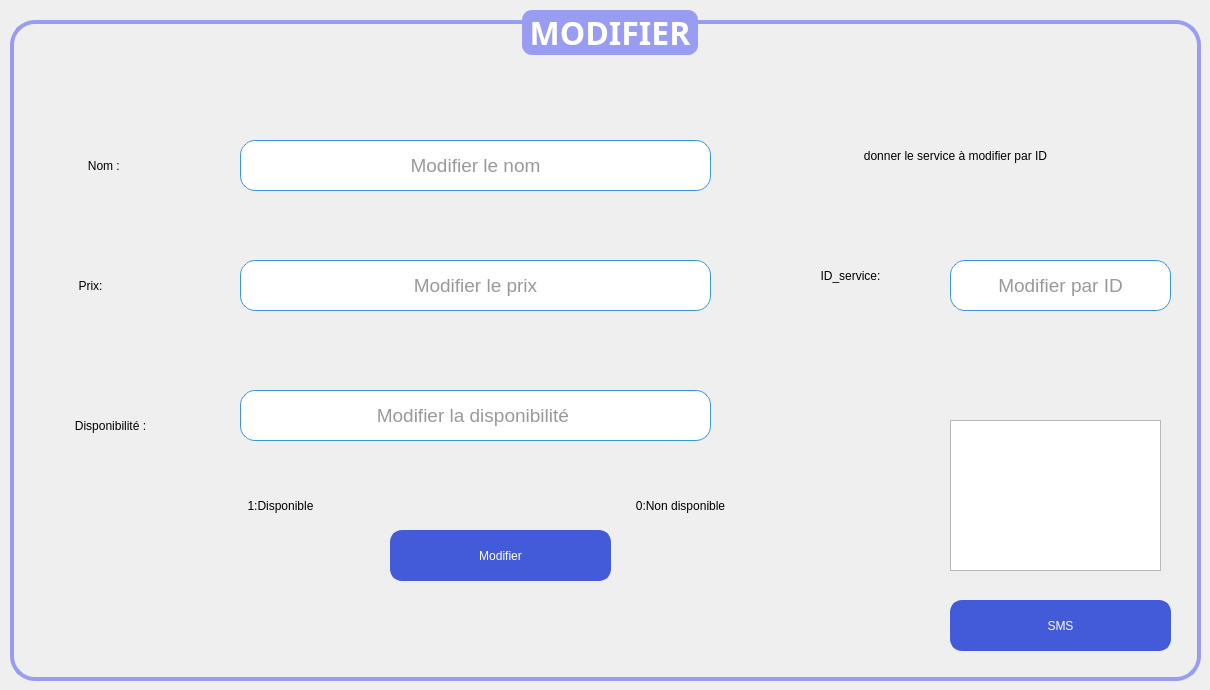
    <widget class="QWidget" name="Modifier">
     <attribute name="title">
      <string>modifier+SMS </string>
     </attribute>
     <widget class="QGroupBox" name="groupBox_3">
      <property name="geometry">
       <rect>
        <x>10</x>
        <y>10</y>
        <width>1191</width>
        <height>671</height>
       </rect>
      </property>
      <property name="font">
       <font>
        <family>Trebuchet MS</family>
        <pointsize>24</pointsize>
        <bold>true</bold>
       </font>
      </property>
      <property name="styleSheet">
       <string notr="true">/* Style de base pour la QGroupBox */
QGroupBox {
    border: 4px solid #999DF2; /* Bordure de la même couleur que le fond du titre */
    border-radius: 25px; /* Coins arrondis */
    margin-top: 10px; /* Marge en haut */
}

/* Style du titre de la QGroupBox */
QGroupBox::title {
    subcontrol-origin: margin;
    subcontrol-position: top center;
    padding: 0 3px;
    background-color: #999DF2; /* Fond remplacé par #999DF2 */
    color: #ffffff; /* Texte blanc pour le titre */
    border-radius: 10px; /* Coins arrondis du titre */
}

/* Style des QLabel à l'intérieur de la QGroupBox */
QLabel {
    color: #000000; /* Couleur du texte */
}

/* Style des QRadioButton à l'intérieur de la QGroupBox */
QRadioButton {
    color: #333333; /* Couleur du texte */
}

/* Style des QComboBox à l'intérieur de la QGroupBox */
QComboBox {
    background-color: #ffffff; /* Fond blanc */
    color: #333333; /* Couleur du texte */
    border: 1px solid #3498db; /* Bordure bleue */
    border-radius: 3px; /* Coins arrondis */
    padding: 2px; /* Espacement interne */
}

/* Style des QLineEdit à l'intérieur de la QGroupBox */
QLineEdit {
    background-color: #ffffff; /* Fond blanc */
    color: #333333; /* Couleur du texte */
    border: 1px solid #3498db; /* Bordure bleue */
    border-radius: 3px; /* Coins arrondis */
    padding: 2px; /* Espacement interne */
}

/* Style des QSpinBox à l'intérieur de la QGroupBox */
QSpinBox {
    background-color: #ffffff; /* Fond blanc */
    color: #333333; /* Couleur du texte */
    border: 1px solid #3498db; /* Bordure bleue */
    border-radius: 3px; /* Coins arrondis */
    padding: 2px; /* Espacement interne */
}

/* Style général pour les widgets lorsqu'ils sont désactivés */
QWidget:disabled {
    background-color: #f0f0f0; /* Fond gris clair pour les widgets désactivés */
    color: #a0a0a0; /* Couleur du texte grise pour les widgets désactivés */
}</string>
      </property>
      <property name="title">
       <string>MODIFIER</string>
      </property>
      <property name="alignment">
       <set>Qt::AlignmentFlag::AlignCenter</set>
      </property>
      <widget class="QLabel" name="label_8">
       <property name="geometry">
        <rect>
         <x>30</x>
         <y>140</y>
         <width>131</width>
         <height>31</height>
        </rect>
       </property>
       <property name="styleSheet">
        <string notr="true">font: italic 14pt &quot;Times New Roman&quot;;
border-radius :15px</string>
       </property>
       <property name="text">
        <string>Nom : </string>
       </property>
       <property name="alignment">
        <set>Qt::AlignmentFlag::AlignCenter</set>
       </property>
      </widget>
      <widget class="QLabel" name="label_9">
       <property name="geometry">
        <rect>
         <x>-10</x>
         <y>260</y>
         <width>181</width>
         <height>31</height>
        </rect>
       </property>
       <property name="styleSheet">
        <string notr="true">font: italic 14pt &quot;Times New Roman&quot;;
border-radius :15px</string>
       </property>
       <property name="text">
        <string>Prix:</string>
       </property>
       <property name="alignment">
        <set>Qt::AlignmentFlag::AlignCenter</set>
       </property>
      </widget>
      <widget class="QLabel" name="label_10">
       <property name="geometry">
        <rect>
         <x>30</x>
         <y>400</y>
         <width>141</width>
         <height>31</height>
        </rect>
       </property>
       <property name="styleSheet">
        <string notr="true">font: italic 14pt &quot;Times New Roman&quot;;
border-radius :15px</string>
       </property>
       <property name="text">
        <string>Disponibilité :</string>
       </property>
       <property name="alignment">
        <set>Qt::AlignmentFlag::AlignCenter</set>
       </property>
      </widget>
      <widget class="QLineEdit" name="l6">
       <property name="geometry">
        <rect>
         <x>230</x>
         <y>130</y>
         <width>471</width>
         <height>51</height>
        </rect>
       </property>
       <property name="font">
        <font>
         <pointsize>14</pointsize>
        </font>
       </property>
       <property name="styleSheet">
        <string notr="true">border-radius :15px</string>
       </property>
       <property name="alignment">
        <set>Qt::AlignmentFlag::AlignCenter</set>
       </property>
       <property name="placeholderText">
        <string>Modifier le nom</string>
       </property>
      </widget>
      <widget class="QLineEdit" name="l8">
       <property name="geometry">
        <rect>
         <x>230</x>
         <y>380</y>
         <width>471</width>
         <height>51</height>
        </rect>
       </property>
       <property name="font">
        <font>
         <pointsize>14</pointsize>
        </font>
       </property>
       <property name="styleSheet">
        <string notr="true">border-radius :15px</string>
       </property>
       <property name="alignment">
        <set>Qt::AlignmentFlag::AlignCenter</set>
       </property>
       <property name="placeholderText">
        <string>Modifier la disponibilité </string>
       </property>
      </widget>
      <widget class="QPushButton" name="modifierButton">
       <property name="geometry">
        <rect>
         <x>380</x>
         <y>520</y>
         <width>221</width>
         <height>51</height>
        </rect>
       </property>
       <property name="styleSheet">
        <string notr="true">/* Style de base pour le QPushButton */
QPushButton {
    background-color: #435AD9;  /* Bleu vif pour un look frais et moderne */
    color: #ffffff;              /* Texte blanc */
    border: 3px solid #435AD9;  /* Bordure de la même couleur que le fond */
    border-radius: 12px;        /* Coins arrondis */
    padding: 8px 12px;          /* Espacement interne */
    font: 75 18pt &quot;Times New Roman&quot;; /* Police en gras */
}

/* Style du QPushButton lorsqu'il est survolé */
QPushButton:hover {
    background-color: #5f7cd8;   /* Bleu plus clair au survol */
    border: 3px solid #5f7cd8;   /* Bordure de la même couleur que le fond survolé */
}

/* Style du QPushButton lorsqu'il est pressé (clic) */
QPushButton:pressed {
    background-color: #3b4fbf;   /* Bleu foncé au clic */
    border: 3px solid #3b4fbf;   /* Bordure de la même couleur que le fond pressé */
}

/* Style du QPushButton lorsqu'il est en focus (tabulation) */
QPushButton:focus {
    outline: none;               /* Supprimer le contour par défaut */
    border: 2px solid #2e8a56;  /* Bordure plus foncée lorsqu'en focus */
}

/* Style du QPushButton lorsqu'il est désactivé */
QPushButton:disabled {
    background-color: #b0b0b0;   /* Fond gris clair pour les boutons désactivés */
    color: #707070;              /* Couleur du texte grise pour les boutons désactivés */
    border: 2px solid #b0b0b0;   /* Bordure grise pour les boutons désactivés */
}

/* Style général pour les widgets lorsqu'ils sont désactivés */
QWidget:disabled {
    background-color: #f0f0f0;   /* Fond gris clair pour les widgets désactivés */
    color: #a0a0a0;              /* Couleur du texte grise pour les widgets désactivés */
}
</string>
       </property>
       <property name="text">
        <string>Modifier</string>
       </property>
      </widget>
      <widget class="QLineEdit" name="lineedit_id_modif">
       <property name="geometry">
        <rect>
         <x>940</x>
         <y>250</y>
         <width>221</width>
         <height>51</height>
        </rect>
       </property>
       <property name="font">
        <font>
         <pointsize>14</pointsize>
        </font>
       </property>
       <property name="styleSheet">
        <string notr="true">border-radius :15px</string>
       </property>
       <property name="alignment">
        <set>Qt::AlignmentFlag::AlignCenter</set>
       </property>
       <property name="placeholderText">
        <string>Modifier par ID</string>
       </property>
      </widget>
      <widget class="QLabel" name="label_15">
       <property name="geometry">
        <rect>
         <x>770</x>
         <y>250</y>
         <width>141</width>
         <height>31</height>
        </rect>
       </property>
       <property name="styleSheet">
        <string notr="true">font: italic 14pt &quot;Times New Roman&quot;;
border-radius :15px</string>
       </property>
       <property name="text">
        <string>ID_service:</string>
       </property>
       <property name="alignment">
        <set>Qt::AlignmentFlag::AlignCenter</set>
       </property>
      </widget>
      <widget class="QLabel" name="label_16">
       <property name="geometry">
        <rect>
         <x>760</x>
         <y>130</y>
         <width>371</width>
         <height>31</height>
        </rect>
       </property>
       <property name="styleSheet">
        <string notr="true">font: italic 14pt &quot;Times New Roman&quot;;
border-radius :15px</string>
       </property>
       <property name="text">
        <string>donner le service à modifier par ID</string>
       </property>
       <property name="alignment">
        <set>Qt::AlignmentFlag::AlignCenter</set>
       </property>
      </widget>
      <widget class="QLineEdit" name="l7">
       <property name="geometry">
        <rect>
         <x>230</x>
         <y>250</y>
         <width>471</width>
         <height>51</height>
        </rect>
       </property>
       <property name="font">
        <font>
         <pointsize>14</pointsize>
        </font>
       </property>
       <property name="styleSheet">
        <string notr="true">border-radius :15px</string>
       </property>
       <property name="alignment">
        <set>Qt::AlignmentFlag::AlignCenter</set>
       </property>
       <property name="placeholderText">
        <string>Modifier le prix</string>
       </property>
      </widget>
      <widget class="QLabel" name="label_46">
       <property name="geometry">
        <rect>
         <x>170</x>
         <y>480</y>
         <width>201</width>
         <height>31</height>
        </rect>
       </property>
       <property name="styleSheet">
        <string notr="true">font: italic 14pt &quot;Times New Roman&quot;;
border-radius :15px</string>
       </property>
       <property name="text">
        <string>1:Disponible</string>
       </property>
       <property name="alignment">
        <set>Qt::AlignmentFlag::AlignCenter</set>
       </property>
      </widget>
      <widget class="QLabel" name="label_47">
       <property name="geometry">
        <rect>
         <x>570</x>
         <y>480</y>
         <width>201</width>
         <height>31</height>
        </rect>
       </property>
       <property name="styleSheet">
        <string notr="true">font: italic 14pt &quot;Times New Roman&quot;;
border-radius :15px</string>
       </property>
       <property name="text">
        <string>0:Non disponible</string>
       </property>
       <property name="alignment">
        <set>Qt::AlignmentFlag::AlignCenter</set>
       </property>
      </widget>
      <widget class="QPushButton" name="sendSMSButton">
       <property name="geometry">
        <rect>
         <x>940</x>
         <y>590</y>
         <width>221</width>
         <height>51</height>
        </rect>
       </property>
       <property name="styleSheet">
        <string notr="true">/* Style de base pour le QPushButton */
QPushButton {
    background-color: #435AD9;  /* Bleu vif pour un look frais et moderne */
    color: #ffffff;              /* Texte blanc */
    border: 3px solid #435AD9;  /* Bordure de la même couleur que le fond */
    border-radius: 12px;        /* Coins arrondis */
    padding: 8px 12px;          /* Espacement interne */
    font: 75 18pt &quot;Times New Roman&quot;; /* Police en gras */
}

/* Style du QPushButton lorsqu'il est survolé */
QPushButton:hover {
    background-color: #5f7cd8;   /* Bleu plus clair au survol */
    border: 3px solid #5f7cd8;   /* Bordure de la même couleur que le fond survolé */
}

/* Style du QPushButton lorsqu'il est pressé (clic) */
QPushButton:pressed {
    background-color: #3b4fbf;   /* Bleu foncé au clic */
    border: 3px solid #3b4fbf;   /* Bordure de la même couleur que le fond pressé */
}

/* Style du QPushButton lorsqu'il est en focus (tabulation) */
QPushButton:focus {
    outline: none;               /* Supprimer le contour par défaut */
    border: 2px solid #2e8a56;  /* Bordure plus foncée lorsqu'en focus */
}

/* Style du QPushButton lorsqu'il est désactivé */
QPushButton:disabled {
    background-color: #b0b0b0;   /* Fond gris clair pour les boutons désactivés */
    color: #707070;              /* Couleur du texte grise pour les boutons désactivés */
    border: 2px solid #b0b0b0;   /* Bordure grise pour les boutons désactivés */
}

/* Style général pour les widgets lorsqu'ils sont désactivés */
QWidget:disabled {
    background-color: #f0f0f0;   /* Fond gris clair pour les widgets désactivés */
    color: #a0a0a0;              /* Couleur du texte grise pour les widgets désactivés */
}
</string>
       </property>
       <property name="text">
        <string>SMS</string>
       </property>
      </widget>
      <widget class="QPlainTextEdit" name="contenu">
       <property name="geometry">
        <rect>
         <x>940</x>
         <y>410</y>
         <width>211</width>
         <height>151</height>
        </rect>
       </property>
      </widget>
     </widget>
    </widget>
